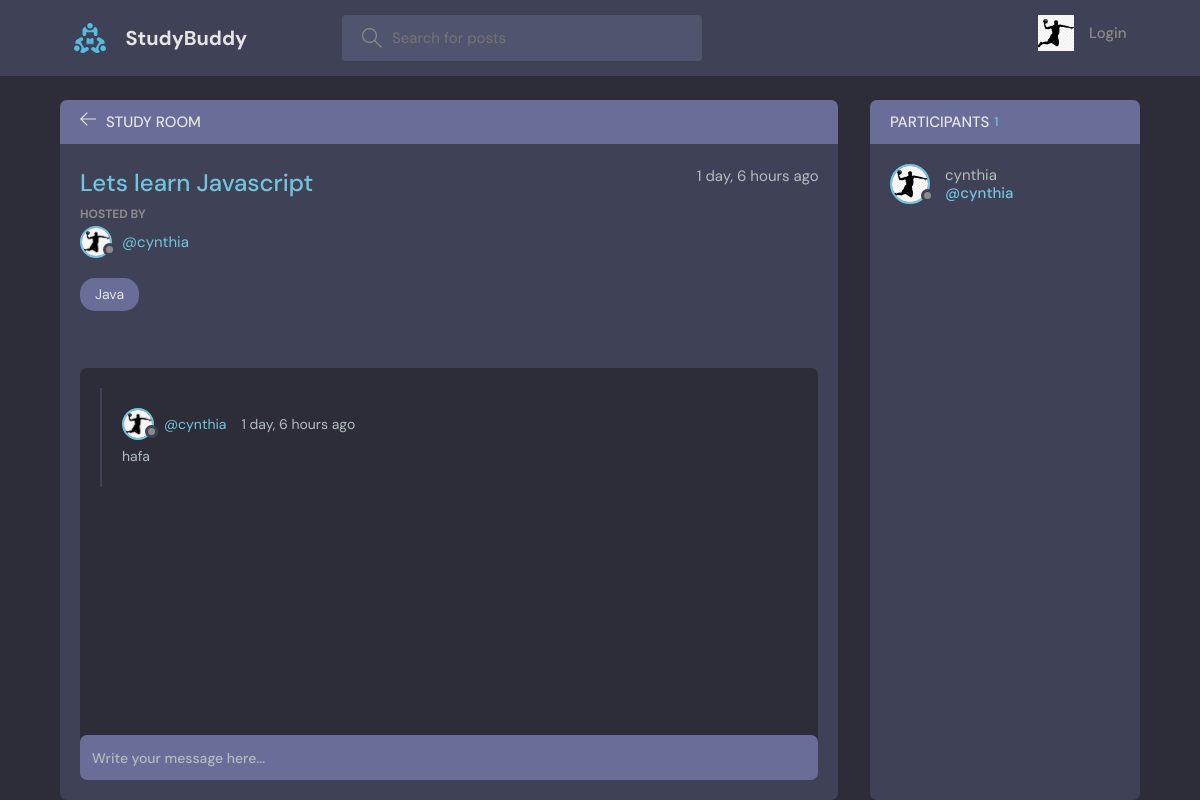
The page /room/1/ on the database its author committed.
### myass/models.py (models this page shows, shortened)
class Room(models.Model): #The Room database was created
    host=models.ForeignKey(User, on_delete=models.SET_NULL, null=True)
    topic=models.ForeignKey(Topic, on_delete=models.SET_NULL, null=True)#if you set_null you need to set that null to be true unless an error will be
    name= models.CharField(max_length=200)
    description= models.TextField(null=True, blank=True)# Null to true means that the Text field can be left empty
    participants= models.ManyToManyField(
        User, related_name='participants',blank=True)
    update= models.DateTimeField(auto_now=True)#auto_now takes a snapshot of every thing we save
    created= models.DateTimeField(auto_now_add=True)# auto_now_add a snapshot of when it was created firstly
    class Meta:
        ordering=['-update','-created']#ORDERING

class User(AbstractUser):
    name=models.CharField(max_length=200,null=True)
    email=models.EmailField(unique=True, null=True)
    bio=models.TextField(null=True)
    avatar=models.ImageField(null=True, default="avatar.svg")
    USERNAME_FIELD='email'
    REQUIRED_FIELDS=[]

class Topic(models.Model):
    name=models.CharField(max_length=200)
    def __str__(self):
        return self.name

class Message(models.Model):
    user= models.ForeignKey(User, on_delete=models.CASCADE)
    room= models.ForeignKey(Room, on_delete=models.CASCADE)#CASCADE means when a room is deleted othe children gets deleted
    body= models.TextField()
    update= models.DateTimeField(auto_now=True)#auto_now takes a snapshot of every thing we save
    created= models.DateTimeField(auto_now_add=True)# auto_now_add a snapshot of when it was created firstly
    class Meta:
        ordering=['-update','-created']

### myass/views.py (the view, shortened to what this page needs)
# urls.py: path('room/<str:pk>/',views.room, name="room"),
def room(request,pk):
    room=Room.objects.get(id=pk)# specify a unique value
    room_messages=room.message_set.all()#.order_by('-created')
    participants= room.participants.all()
    context={'room':room, 'room_messages':room_messages,'participants':participants}
    return render(request, 'myass/room.html',context)

### myass/templates/myass/room.html (shortened to what this page needs)
{% extends 'main.html'  %}
{% block content %}
    <main class="profile-page layout layout--2">
      <div class="container">
        <div class="room">
          <div class="room__top">
            <div class="room__topLeft">
              <a href="{% url 'home' %}">
                <svg version="1.1" xmlns="http://www.w3.org/2000/svg" width="32" height="32" viewBox="0 0 32 32">
                  <title>arrow-left</title>
                  <path
                    d="M13.723 2.286l-13.723 13.714 13.719 13.714 1.616-1.611-10.96-10.96h27.625v-2.286h-27.625l10.965-10.965-1.616-1.607z"
                  ></path>
                </svg>
              </a>
              <h3>Study Room</h3>
            </div>
          </div>
          <div class="room__box scroll">
            <div class="room__header scroll">
              <div class="room__info">
                <h3>{{room.name}}</h3>
                <span>{{room.created|timesince}} ago</span>
              </div>
              <div class="room__hosted">
                <p>Hosted By</p>
                <a href="{% url 'userProfile' room.host.id %}" class="room__author">
                  <div class="avatar avatar--small">
                    <img src="{{room.host.avatar.url}}" />
                  </div>
                  <span>@{{room.host.username}}</span>
                </a>
              </div>
              <span class="room__topics">{{room.topic}}</span>
            </div>
            <div class="room__conversation">
              <div class="threads scroll">
                {% for message in room_messages %}
                <div class="thread">
                  <div class="thread__top">
                    <div class="thread__author">
                      <a href="{%url 'userProfile' message.user.id %}" class="thread__authorInfo">
                        <div class="avatar avatar--small">
                          <img src="{{message.room.host.avatar.url}}" />
                        </div>
                        <span>@{{message.user.username}}</span>
                      </a>
                      <span class="thread__date">{{message.created|timesince}} ago</span>
                    </div>
                  </div>
                  <div class="thread__details">
                    {{message.body}}
                  </div>
                </div>
                {% endfor %}
              </div>
            </div>
          </div>
          <div class="room__message">
            <form action="" method="POST">
              <input name="body" placeholder="Write your message here..." />
            </form>
          </div>
        </div>
        <div class="participants">
          <h3 class="participants__top">Participants <span>{{participants.count}}</span></h3>
          <div class="participants__list scroll">
            {% for user in participants %}
            <a href="{% url 'userProfile' user.id %}" class="participant">
              <div class="avatar avatar--medium">
                <img src="{{room.host.avatar.url}}" />
              </div>
              <p>
                {{user.username}}
                <span>@{{user.username}}</span>
              </p>
            </a>
            {% endfor %}
          </div>
        </div>
      </div>
    </main>
{% endblock content %}

### templates/main.html (shortened to what this page needs)
<!DOCTYPE html>
{% load static %}
<html lang="en">
  <head>
    <link rel="stylesheet" href="{% static 'styles/style.css' %}" />
  </head>
  <body>
    {% include 'navbar.html' %}
    {% block content %}
    {% endblock %}
  </body>
</html>

### templates/navbar.html (shortened to what this page needs)
{% load static %}
<header class="header header--loggedIn">
    <div class="container">
        <a href="{% url 'home' %}" class="header__logo">
            <img src="{% static 'images/logo.svg' %}" />
            <h1>StudyBuddy</h1>
        </a>
        <form class="header__search" method="GET" action="{% url 'home' %}">
            <label>
                <input name="q" placeholder="Search for posts" />
            </label>
        </form>
        <nav class="header__menu">
            {% if request.user.is_authenticated %}
            <div class="header__user">
                <a href="{% url 'updateUser' %}">
                    <div class="avatar avatar--medium active">
                        <img src="{{request.user.avatar.url}}" />
                    </div>
                    <p>{{request.user.username}} <span>@{{request.user.username}}</span></p>
                </a>
                <button class="dropdown-button">
                    <svg version="1.1" xmlns="http://www.w3.org/2000/svg" width="32" height="32" viewBox="0 0 32 32">
                        <title>chevron-down</title>
                        <path d="M16 21l-13-13h-3l16 16 16-16h-3l-13 13z"></path>
                    </svg>
                </button>
            </div>
            {% else %}
            <a href="{% url 'LoginPage' %}">
                <img src="{{room.host.avatar.url}}" />
                <p>Login</p>
            </a>
            {% endif %}
        </nav>
    </div>
</header>

### rows shown on the page
Room: host.avatar (picture), name "Lets learn Javascript", created "1 day, 6 hours", host.username "cynthia", topic "Java"
Message: room.host.avatar (picture), user.username "cynthia", created "1 day, 6 hours", body "hafa"
User: host.avatar (picture), username "cynthia"

### other values the page prints
{{ participants.count }} "1"
